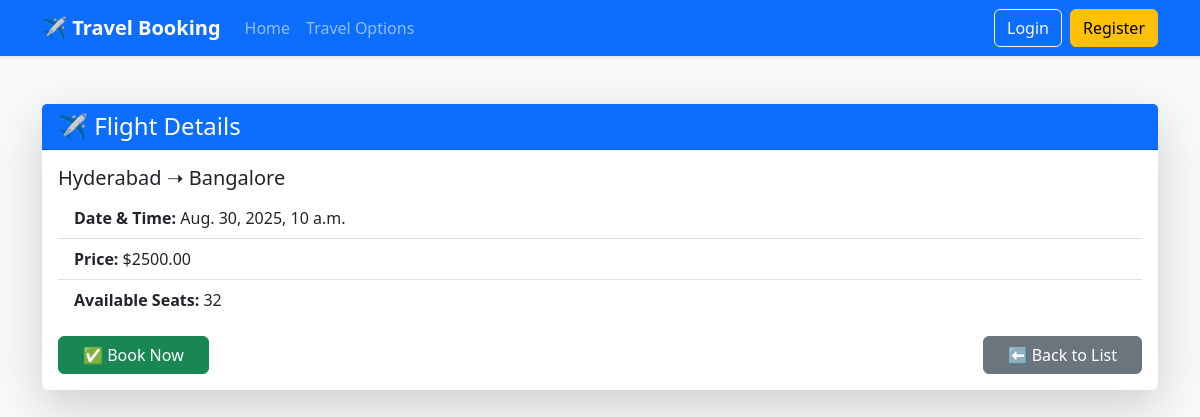
/travels/1/, run on the app's committed database.
### travels/models.py (models this page shows, shortened)
class TravelOption(models.Model):
    TRAVEL_TYPE_CHOICES = [
        ('Flight', 'Flight'),
        ('Train', 'Train'),
        ('Bus', 'Bus'),
    ]
    travel_id = models.AutoField(primary_key=True)
    type = models.CharField(max_length=10, choices=TRAVEL_TYPE_CHOICES)
    source = models.CharField(max_length=100)
    destination = models.CharField(max_length=100)
    date_time = models.DateTimeField()
    price = models.DecimalField(max_digits=10, decimal_places=2)
    available_seats = models.PositiveIntegerField()

### travels/views.py (the view)
# urls.py: path('<int:pk>/', views.travel_detail_view, name='travel_detail'),
def travel_detail_view(request, pk):
    travel = get_object_or_404(TravelOption, pk=pk)
    return render(request, 'travels/travel_detail.html', {'travel': travel})

### travels/templates/travels/travel_detail.html
{% extends 'base.html' %}
{% block content %}
<div class="container mt-5">
    <div class="card shadow-lg border-0">
        <div class="card-header bg-primary text-white">
            <h4 class="mb-0">✈️ {{ travel.type }} Details</h4>
        </div>
        <div class="card-body">
            <h5 class="card-title text-dark">
                {{ travel.source }} ➝ {{ travel.destination }}
            </h5>
            <ul class="list-group list-group-flush mb-3">
                <li class="list-group-item"><strong>Date & Time:</strong> {{ travel.date_time }}</li>
                <li class="list-group-item"><strong>Price:</strong> ${{ travel.price }}</li>
                <li class="list-group-item"><strong>Available Seats:</strong> {{ travel.available_seats }}</li>
            </ul>
            <div class="d-flex justify-content-between">
                <a href="{% url 'bookings:booking_create' travel.travel_id %}" class="btn btn-success px-4">✅ Book Now</a>
                <a href="{% url 'travels:travel_list' %}" class="btn btn-secondary px-4">⬅️ Back to List</a>
            </div>
        </div>
    </div>
</div>
{% endblock %}

### static/css/styles.css (style rules this page uses)
body { background-color: #f8f9fa; }

### data on the page
TravelOption: type "Flight", source "Hyderabad", destination "Bangalore", date_time "Aug. 30, 2025, 10 a.m.", price "2500.00", available_seats "32"
